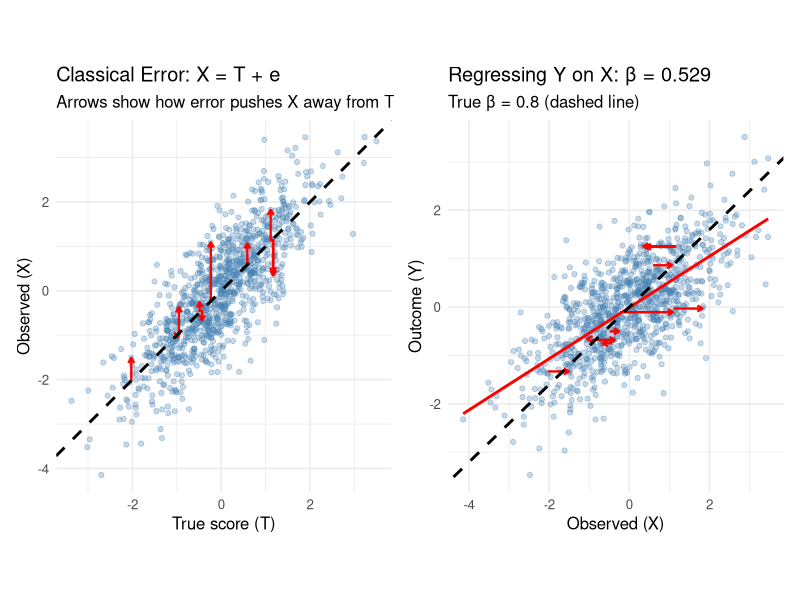
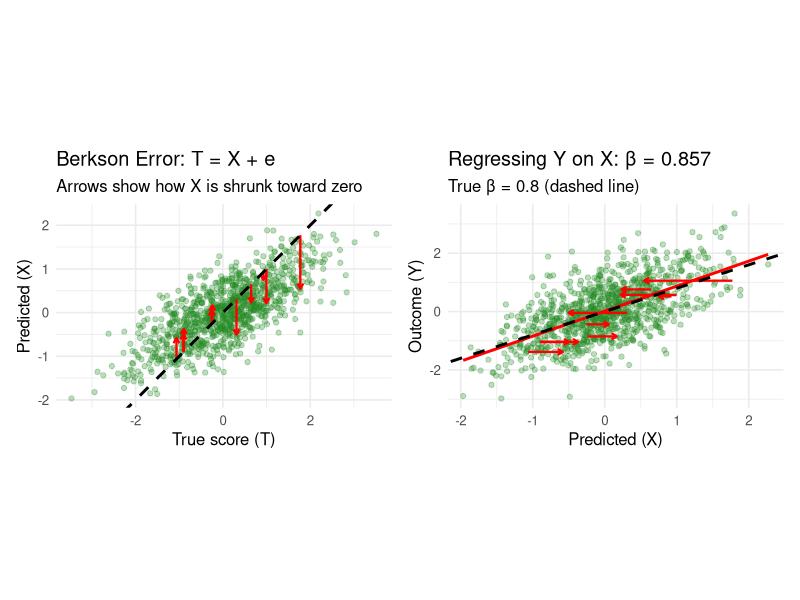
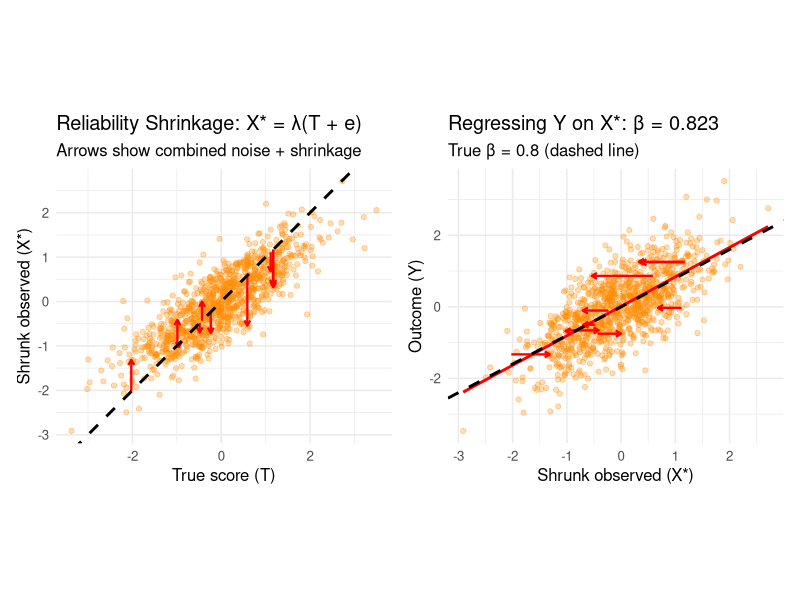
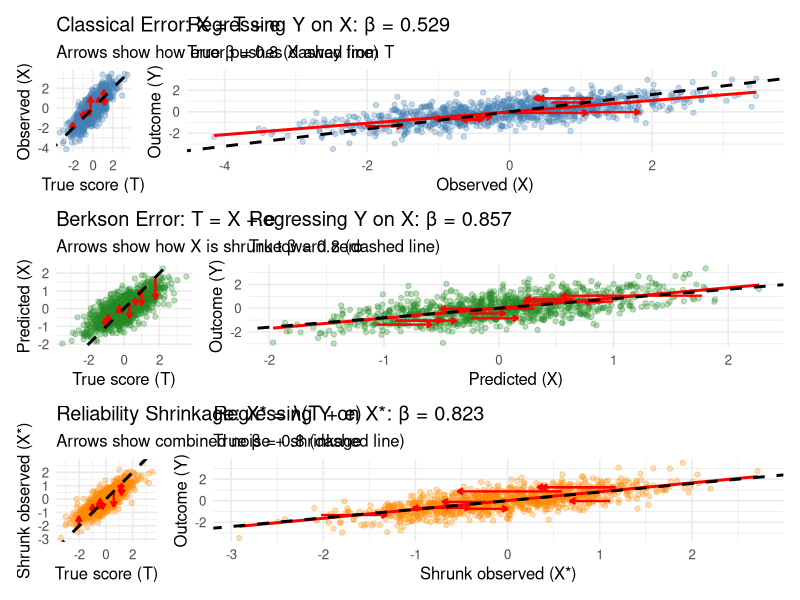

The R script that drew these images, in order:
## ---- chunk 1
knitr::opts_chunk$set(echo = FALSE)
## ---- chunk 2
knitr::opts_chunk$set(
  echo = TRUE, 
  message = FALSE, 
  warning = FALSE,
  fig.width = 10,
  fig.height = 4
)
library(ggplot2)
library(patchwork)
library(dplyr)
library(tidyr)

set.seed(42)
theme_set(theme_minimal(base_size = 12))
## ---- chunk 3
n <- 1000
beta_true <- 0.8

# True score
T_true <- rnorm(n, mean = 0, sd = 1)

# Outcome (same for all scenarios)
epsilon <- rnorm(n, mean = 0, sd = 0.5)
Y <- beta_true * T_true + epsilon
## ---- chunk 4
# Classical error: X = T + e
e_classical <- rnorm(n, mean = 0, sd = 0.7)
X_classical <- T_true + e_classical

# Regression
fit_classical <- lm(Y ~ X_classical)
beta_classical <- coef(fit_classical)[2]
## ---- chunk 5
df_classical <- data.frame(T = T_true, X = X_classical, Y = Y)

# Subset for arrows
set.seed(42)
arrow_idx <- sample(n, 10)
df_arrows_classical <- df_classical[arrow_idx, ]

p1_classical <- ggplot(df_classical, aes(x = T, y = X)) +
  geom_point(alpha = 0.3, color = "steelblue") +
  geom_segment(data = df_arrows_classical, aes(x = T, y = T, xend = T, yend = X),
               arrow = arrow(length = unit(0.15, "cm")), color = "red", linewidth = 0.8) +
  geom_abline(slope = 1, intercept = 0, linetype = "dashed", linewidth = 1) +
  labs(title = "Classical Error: X = T + e",
       subtitle = "Arrows show how error pushes X away from T",
       x = "True score (T)", y = "Observed (X)") +
  coord_fixed()

p2_classical <- ggplot(df_classical, aes(x = X, y = Y)) +
  geom_point(alpha = 0.3, color = "steelblue") +
  geom_segment(data = df_arrows_classical, aes(x = T, y = Y, xend = X, yend = Y),
               arrow = arrow(length = unit(0.15, "cm")), color = "red", linewidth = 0.8) +
  geom_smooth(method = "lm", se = FALSE, color = "red", linewidth = 1) +
  geom_abline(slope = beta_true, intercept = 0, linetype = "dashed", linewidth = 1) +
  labs(title = paste0("Regressing Y on X: β = ", round(beta_classical, 3)),
       subtitle = paste0("True β = ", beta_true, " (dashed line)"),
       x = "Observed (X)", y = "Outcome (Y)")

p1_classical + p2_classical
## ---- chunk 6
reliability <- var(T_true) / var(X_classical)
cat("Reliability:", round(reliability, 3), "\n")
cat("Expected attenuation:", round(beta_true * reliability, 3), "\n")
cat("Actual estimate:", round(beta_classical, 3), "\n")
## ---- chunk 7
# Berkson error: T = X + e, so X = T - e (sort of)
# Better: generate X first, then T = X + e
# To keep same T, we back out what X would be

# Actually, let's regenerate properly to show the structure
set.seed(123)
X_berkson <- rnorm(n, mean = 0, sd = 0.7)  # The "predicted" value
e_berkson <- rnorm(n, mean = 0, sd = 0.7)  # Prediction residual
T_berkson <- X_berkson + e_berkson          # True score = prediction + residual

# Outcome based on true score
Y_berkson <- beta_true * T_berkson + rnorm(n, mean = 0, sd = 0.5)

# Regression using the prediction
fit_berkson <- lm(Y_berkson ~ X_berkson)
beta_berkson <- coef(fit_berkson)[2]

# Oracle regression
fit_berkson_oracle <- lm(Y_berkson ~ T_berkson)
beta_berkson_oracle <- coef(fit_berkson_oracle)[2]
## ---- chunk 8
df_berkson <- data.frame(T = T_berkson, X = X_berkson, Y = Y_berkson)

# Subset for arrows - show how X is shrunk relative to T
set.seed(42)
arrow_idx <- sample(n, 10)
df_arrows_berkson <- df_berkson[arrow_idx, ]

p1_berkson <- ggplot(df_berkson, aes(x = T, y = X)) +
  geom_point(alpha = 0.3, color = "forestgreen") +
  geom_segment(data = df_arrows_berkson, aes(x = T, y = T, xend = T, yend = X),
               arrow = arrow(length = unit(0.15, "cm")), color = "red", linewidth = 0.8) +
  geom_abline(slope = 1, intercept = 0, linetype = "dashed", linewidth = 1) +
  labs(title = "Berkson Error: T = X + e",
       subtitle = "Arrows show how X is shrunk toward zero",
       x = "True score (T)", y = "Predicted (X)") +
  coord_fixed()

p2_berkson <- ggplot(df_berkson, aes(x = X, y = Y)) +
  geom_point(alpha = 0.3, color = "forestgreen") +
  geom_segment(data = df_arrows_berkson, aes(x = T, y = Y, xend = X, yend = Y),
               arrow = arrow(length = unit(0.15, "cm")), color = "red", linewidth = 0.8) +
  geom_smooth(method = "lm", se = FALSE, color = "red", linewidth = 1) +
  geom_abline(slope = beta_true, intercept = 0, linetype = "dashed", linewidth = 1) +
  labs(title = paste0("Regressing Y on X: β = ", round(beta_berkson, 3)),
       subtitle = paste0("True β = ", beta_true, " (dashed line)"),
       x = "Predicted (X)", y = "Outcome (Y)")

p1_berkson + p2_berkson
## ---- chunk 9
# Start with classical error
e_shrink <- rnorm(n, mean = 0, sd = 0.7)
X_raw <- T_true + e_shrink

# "Correct" by multiplying by reliability (Kelley formula)
reliability_shrink <- var(T_true) / var(X_raw)
X_shrunk <- reliability_shrink * X_raw + (1 - reliability_shrink) * mean(X_raw)

# Regression
fit_shrunk <- lm(Y ~ X_shrunk)
beta_shrunk <- coef(fit_shrunk)[2]
## ---- chunk 10
df_shrink <- data.frame(T = T_true, X_raw = X_raw, X = X_shrunk, Y = Y)

# Subset for arrows
set.seed(42)
arrow_idx <- sample(n, 10)
df_arrows_shrink <- df_shrink[arrow_idx, ]

p1_shrink <- ggplot(df_shrink, aes(x = T, y = X)) +
  geom_point(alpha = 0.3, color = "darkorange") +
  geom_segment(data = df_arrows_shrink, aes(x = T, y = T, xend = T, yend = X),
               arrow = arrow(length = unit(0.15, "cm")), color = "red", linewidth = 0.8) +
  geom_abline(slope = 1, intercept = 0, linetype = "dashed", linewidth = 1) +
  labs(title = "Reliability Shrinkage: X* = λ(T + e)",
       subtitle = "Arrows show combined noise + shrinkage",
       x = "True score (T)", y = "Shrunk observed (X*)") +
  coord_fixed()

p2_shrink <- ggplot(df_shrink, aes(x = X, y = Y)) +
  geom_point(alpha = 0.3, color = "darkorange") +
  geom_segment(data = df_arrows_shrink, aes(x = T, y = Y, xend = X, yend = Y),
               arrow = arrow(length = unit(0.15, "cm")), color = "red", linewidth = 0.8) +
  geom_smooth(method = "lm", se = FALSE, color = "red", linewidth = 1) +
  geom_abline(slope = beta_true, intercept = 0, linetype = "dashed", linewidth = 1) +
  labs(title = paste0("Regressing Y on X*: β = ", round(beta_shrunk, 3)),
       subtitle = paste0("True β = ", beta_true, " (dashed line)"),
       x = "Shrunk observed (X*)", y = "Outcome (Y)")

p1_shrink + p2_shrink
## ---- chunk 11
set.seed(456)
n <- 2000
beta1 <- 0.6
beta2 <- 0.4

# Correlated true scores
rho_T <- 0.5
T1 <- rnorm(n)
T2 <- rho_T * T1 + sqrt(1 - rho_T^2) * rnorm(n)

Y_multi <- beta1 * T1 + beta2 * T2 + rnorm(n, sd = 0.5)

# Classical error
e1 <- rnorm(n, sd = 0.7)
e2 <- rnorm(n, sd = 0.7)
X1_classical <- T1 + e1
X2_classical <- T2 + e2

# Berkson error (generate predictions, then true = pred + residual)
X1_berkson <- rnorm(n, sd = 0.7)
X2_berkson <- rho_T * X1_berkson + sqrt(1 - rho_T^2) * rnorm(n, sd = 0.7)
e1_berk <- rnorm(n, sd = 0.7)
e2_berk <- rnorm(n, sd = 0.7)
T1_berkson <- X1_berkson + e1_berk
T2_berkson <- X2_berkson + e2_berk
Y_berkson <- beta1 * T1_berkson + beta2 * T2_berkson + rnorm(n, sd = 0.5)

# Reliability shrinkage (Kelley formula)
rel1 <- var(T1) / var(X1_classical)
rel2 <- var(T2) / var(X2_classical)
X1_shrunk <- rel1 * X1_classical + (1 - rel1) * mean(X1_classical)
X2_shrunk <- rel2 * X2_classical + (1 - rel2) * mean(X2_classical)

# Fit models
fit_oracle <- lm(Y_multi ~ T1 + T2)
fit_classical <- lm(Y_multi ~ X1_classical + X2_classical)
fit_berkson <- lm(Y_berkson ~ X1_berkson + X2_berkson)
fit_shrunk <- lm(Y_multi ~ X1_shrunk + X2_shrunk)

results <- data.frame(
  Method = c("Oracle (true T)", "Classical error", "Berkson error", "Reliability shrinkage"),
  beta1 = c(coef(fit_oracle)[2], coef(fit_classical)[2], 
            coef(fit_berkson)[2], coef(fit_shrunk)[2]),
  beta2 = c(coef(fit_oracle)[3], coef(fit_classical)[3], 
            coef(fit_berkson)[3], coef(fit_shrunk)[3])
)

knitr::kable(results, digits = 3, 
             caption = "Multivariate regression: True β1 = 0.6, β2 = 0.4")
## ---- chunk 12
# Combine the plots from the three scenarios
(p1_classical + p2_classical) / (p1_berkson + p2_berkson) / (p1_shrink + p2_shrink)  +
  plot_layout(widths = c(1, 1.5))
